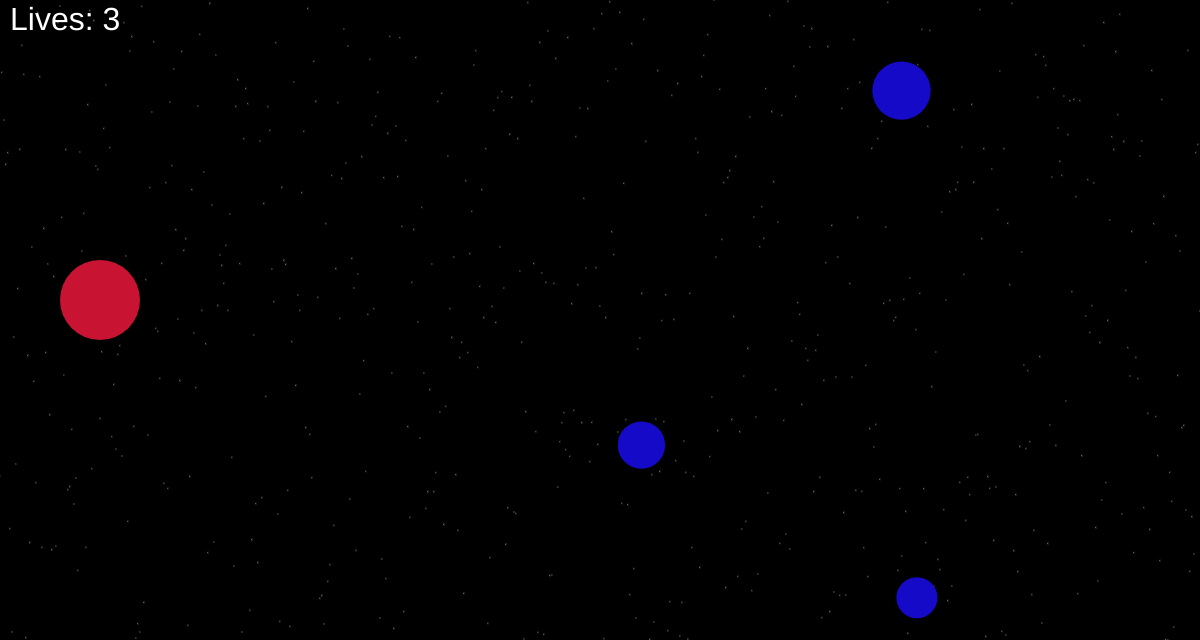
Frame 1 (no input)
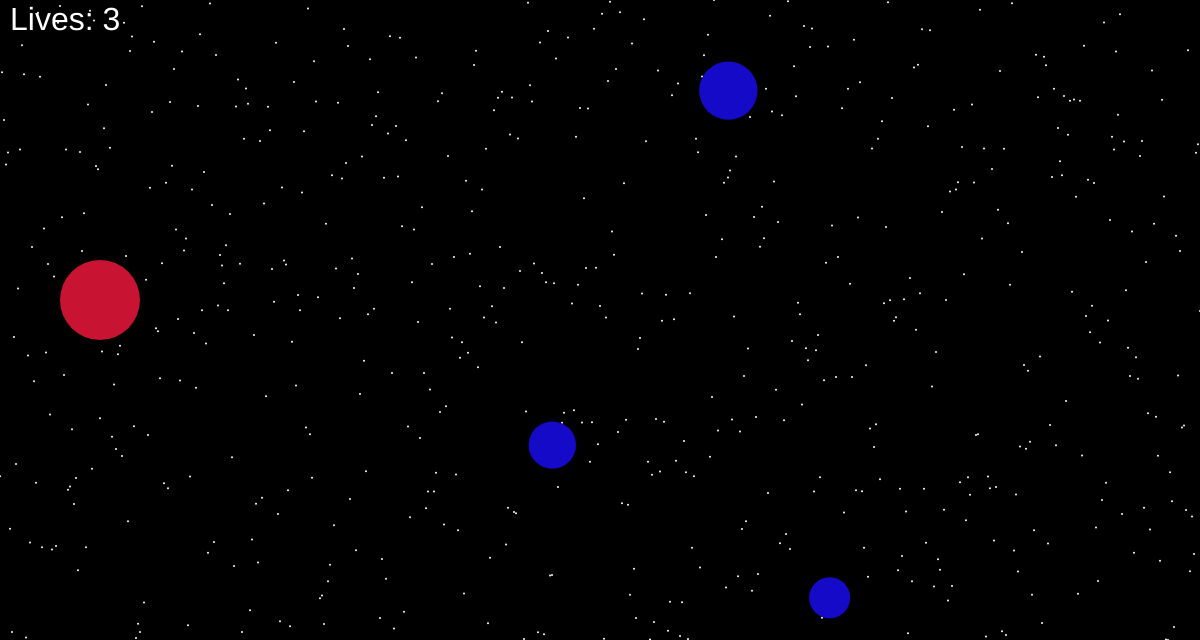
Frame 60 (no input)
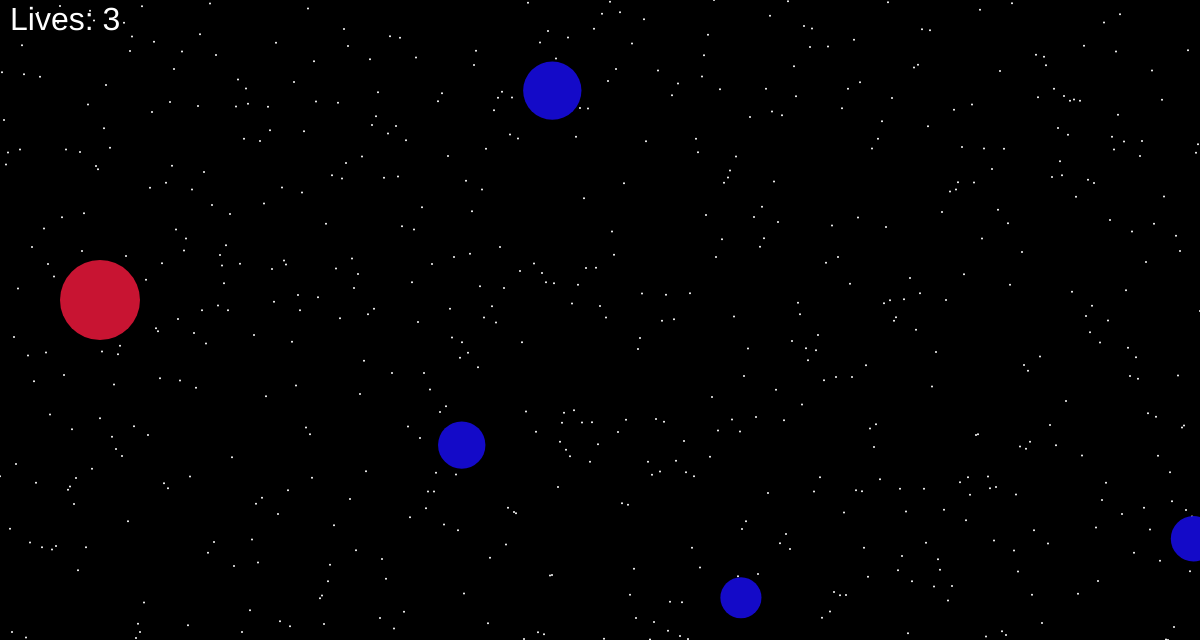
Frame 120 (the mouse pressed at the canvas centre since frame 60)

The p5.js sketch that drew these frames (run headless with seeded random() and noise() and a simulated clock; from frame 60 on, the mouse is pressed at the canvas centre):

// p5.js sketch
// ── sketch.js
//player settings
var player;
var xpos, ypos;

//physics variables
var target,force, vel,ctx,drag,strength,dragSlider, strengthSlider;

var lives = 3;
var playeralpha = 300;
var collision;
var counter;
var loselife;


var star = [];
var star_xpos, star_ypos;

var planets = [];

//initial speed of planets
var speed = 3;


function setup() {
  createCanvas(window.innerWidth, 640);
  xpos = 100;
  ypos = 300;

  //set initial star position
  for (var i = 1000; i >= 0; i--) {
    star[i] = random (640);
  };

  //create planet object
  for (let i=0; i<5; i++){
    planets.push(new Planet());
  }

  player = new Player();
  counter = 0;

  //set physics settings
  //target indicates where the player will go
  //initially set target to the ypos so it does not move on loading
  target = ypos;
  vel =0;
  
  //drag is bounciness level
  drag = 0.1; 
  //strength makes it feel like its floating
  strength = 0.05; 
}

function draw() {
	background(0);
  
  //stars
  for (let i = 0; i < 1000; i += 1) {
    fill(255);
    ellipse(i*2, star[i], 2, 2);
  }

  //planets
  for (let i =0; i <planets.length; i++){
    planets[i].move();
    planets[i].display();
   // planets[i].intersects();
  };


  //physics movement variables
  force = target - ypos;
  force *= strength;
  vel *= drag;
  vel+= force;
  ypos +=vel;

  fill(255);
  textSize(32);
  text('Lives: '+ lives, 10, 30);

  

  player.display();

  //opacity changes when player is hit and loses a life
  if (collision == true){
      //loselife = true;
      playeralpha = 150;

      counter ++;
      if (counter > 100){
        counter = 0;
        playeralpha = 300;
        collision = false;
      }
  }

  if (loselife == true){
    var loseonelife = 0;
    for (var i = 0; i >= 1; i++) {
      loseonelife ++;
      lives --;
      loseonelife = 0;
      loselife = false;
    }

  }

 

  //bounds added to player to stay within window
  if (ypos >= 600){
    ypos = 600;
  }
  else if (ypos <= 40){
    ypos = 40;
  }

}

function keyPressed() {
  if (keyCode === UP_ARROW) {
    player.moveUp();
  } else if (keyCode === DOWN_ARROW) {
    player.moveDown();
  }
}

class Player{
  constructor(){
    this.x = xpos;
    this.y = ypos;
    //this.speed = 5;
  }

  //when player moves up, adjust ypos to -100 of where the user current is
  moveUp(){
    target = ypos - 100;
  }

  //when player moves down, adjust ypos to +100 of where the user current is
  moveDown(){
    target = ypos + 100;
  }

  display(){
    noStroke();
    fill(200,20,50, playeralpha);
    ellipse(xpos, ypos, 80, 80);
  }

  //blink effect when player loses life
  collision(){
    for (var i = 0; i < 120; i ++){
      if (i< 100){
        playeralpha = 50;
        console.log(playeralpha);
      }
      else{
        playeralpha = 200;
        console.log(playeralpha);
        collision = false;

      }
    }
  }
}

class Planet{
  constructor(){
    this.x = random(window.innerWidth)+400;
    this.y = random(600);
    this.diameter = random(30,60);
    this.speed = random(1, speed);
  }

  move(){
    this.x -= this.speed;
  }

  display(){
    noStroke();
    fill(20,10,200);
    ellipse(this.x, this.y, this.diameter, this.diameter);

    //loop planets to the right side of the screen when they passed
    if (this.x <= -30){
      this.x = window.innerWidth + 50;
      this.y = random(600);
    }

    //collision detection
    var distance = dist(this.x, this.y, xpos, ypos);

     if (distance < (this.diameter/2) + 40){
      fill(250,0,0);
      rect(0, 400, 400, 400);
      collision = true;
      this.x = -50;
      //player.collision();
    }
  }

}

//window resize for width
window.onresize = function() {
  var w = window.innerWidth;
  var h = window.innerHeight;  
  canvas.size(w,h);
  width = w;
  height = h;
}
